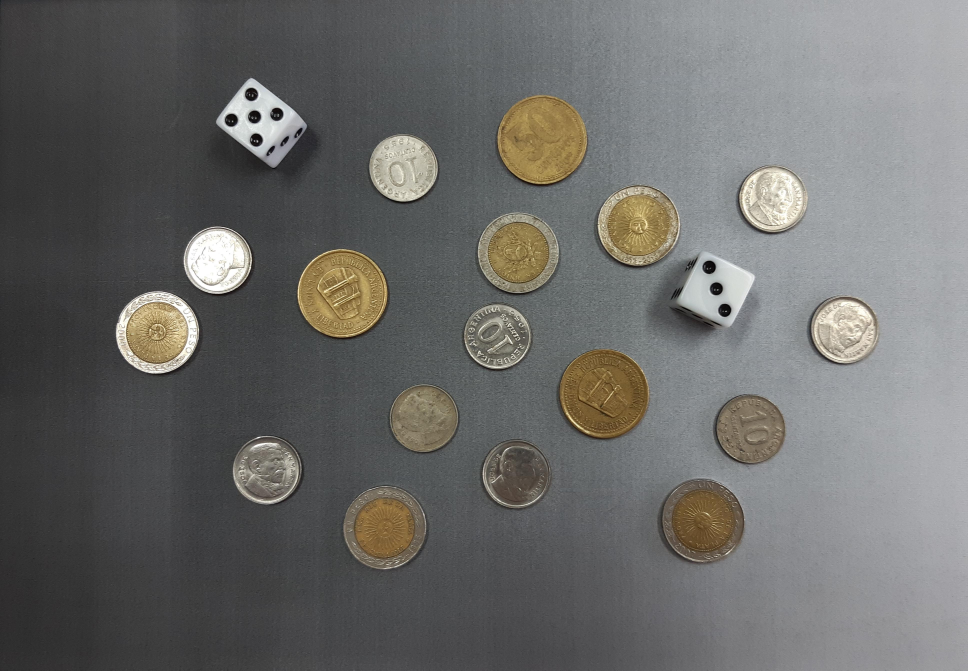
#> input picture TP2/monedas.jpg, 3871 x 2681 px, found by its file name (shown at 1/4 size)
$ python Tp2.py
#> lines starting #> are read from the running program, lines starting #| are printed output that depends on the picture; after the words box and inside, x2 and y2 are one past the last pixel; in counts of white or black regions, pixels touching at a corner belong together; long printed decimals are rounded
import cv2
import numpy as np
import matplotlib.pyplot as plt

def show(window_title,img_name):
    # Display the resulting edge image
    cv2.imshow(window_title, img_name)

    # Wait for a key press and then close the window
    key = cv2.waitKey(0)
    if key == 27:
        cv2.destroyAllWindows()

def imshow(img, new_fig=True, title=None, color_img=False, blocking=False, colorbar=True, ticks=False):
    if new_fig:
        plt.figure()
    if color_img:
        plt.imshow(img)
    else:
        plt.imshow(img, cmap='gray')
    plt.title(title)
    if not ticks:
        plt.xticks([]), plt.yticks([])
    if colorbar:
        plt.colorbar()
    if new_fig:
        plt.show(block=blocking)

# Load the image
img = cv2.imread('TP2/monedas.jpg')
#> img is the input picture: shape (2681, 3871, 3); mean B, G, R 105.5, 107.4, 107.5
img = cv2.cvtColor(img,cv2.COLOR_BGR2RGB)
# Get the size of the image
height, width, channels = img.shape
#> height = 2681; width = 3871; channels = 3

# Print the size of the image
print(f'The size of the image is {width}x{height} pixels with {channels} channels.')
#| The size of the image is 3871x2681 pixels with 3 channels.
relation = width/height
#> relation = 1.44
print(f'The relation of the image is {relation}')
#| The relation of the image is 1.444

# Resize the image to a specific size
width = 1440
height = int(width/relation)
#> height = 997

# Print the size of the image
print(f'The size of the image is {width}x{height} pixels with {channels} channels.')
#| The size of the image is 1440x997 pixels with 3 channels.

#resize image
# img = cv2.resize(img, (width, height))

# Convert the image to uint8 data type
img = img.astype(np.uint8)
# show('Imagen original',img)
# imshow(img,title='Imagen original')

# Apply Gaussian blur to the image
blurred_img = cv2.GaussianBlur(img, (31, 31), 0)
# show('blurred_img',blurred_img)
# imshow(blurred_img,title='Imagen con filtro pasabajos')
# Subtract the blurred image from the original image
edges = cv2.absdiff(img, blurred_img)
# show('bordes',edges)
# imshow(edges,title='bordes')
img_edge = cv2.add(img,edges)
# show('Imagen con bordes resaltados',img_edge)
# imshow(img_edge,title='Imagen original con bordes resaltados')
img_gray = cv2.cvtColor(img_edge, cv2.COLOR_BGR2GRAY)
# show('Imagen en gris',img_gray)
# imshow(img_gray,'Imagen en gris')
# Apply the Canny edge detection algorithm
img_edge = cv2.Canny(img_gray, 70, 250)
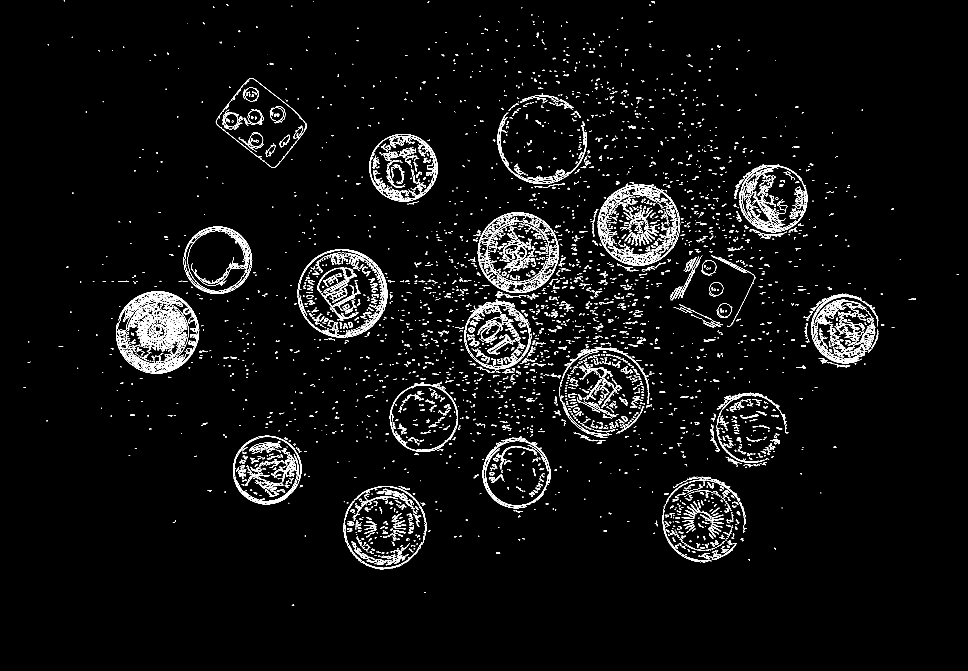
#> img_edge: shape (2681, 3871) (shown at 1/4 size); 2.2% white in thin lines or dots, all inside (x1, y1, x2, y2) = (95, 2, 3836, 2423)
# show('Edges',img_edge)
imshow(img_edge,title='Imagen con canny detection')
#> in imshow, `plt.show(block=blocking)`:
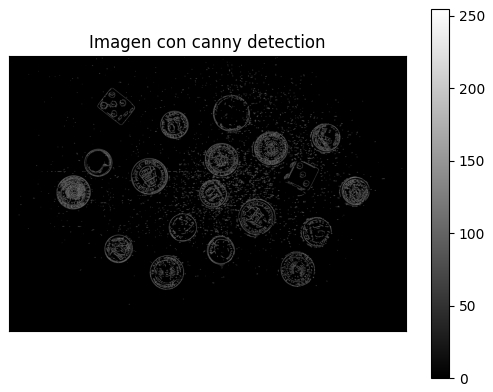
#> figure drawn by matplotlib, 2 panels
# Apply thresholding
retval, img_bw = cv2.threshold(img_edge, cv2.ADAPTIVE_THRESH_GAUSSIAN_C, 255, cv2.THRESH_BINARY)
#> retval = 1
imshow(img_bw,title='Imagen binarizada')
##################### IMAGEN EN GRIS Y ESCALADA ##########################################
#Define a kernel for the dilation
kernel = cv2.getStructuringElement(cv2.MORPH_ELLIPSE,(7,7))
img_dil = cv2.dilate(img_bw,kernel,iterations = 6)
#> img_dil: shape (2681, 3871); 30.6% white; 312 white regions, largest, box (x1, y1, x2, y2) and area: (1144, 134, 3276, 2087) 1693041, (420, 888, 1044, 1579) 189111, (2596, 1889, 3003, 2267) 112032
imshow(img_dil,title='Dilation')

# Create a rectangular structuring element
kernel2 = cv2.getStructuringElement(cv2.MORPH_RECT, (5, 5))

# Perform closing on the image using the structuring element
closed_image = cv2.morphologyEx(img_dil, cv2.MORPH_CLOSE, kernel2)
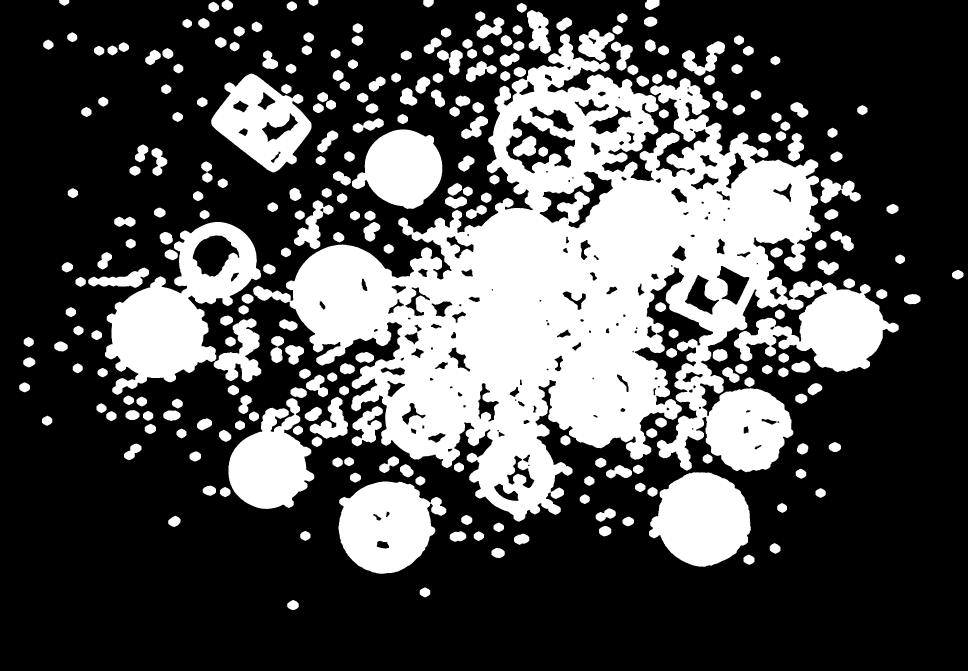
#> closed_image: shape (2681, 3871) (shown at 1/4 size); 30.7% white; 266 white regions, largest, box (x1, y1, x2, y2) and area: (1013, 134, 3595, 2087) 2000149, (420, 888, 1044, 1579) 189453, (2596, 1889, 3003, 2267) 112242
show('Imagen con clausura', closed_image)
#> (key Esc is pressed here)

# Find all connected components in the binary image
num_labels, labels, stats, centroids = cv2.connectedComponentsWithStats(closed_image)
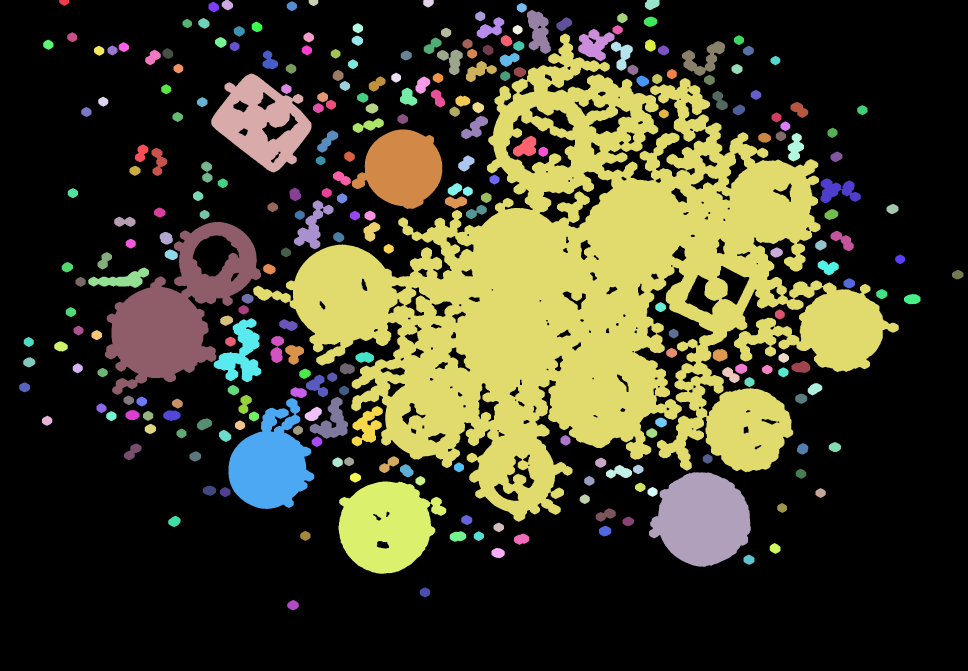
#> labels: shape (2681, 3871) int32 (shown at 1/4 size); 267 distinct labels, from 0 to 266; one colour per label, 0 black
#> num_labels = 267; stats = 267 rows, first 6: [0, 0, 3871, 2681, 7187906], [237, 0, 40, 23, 709], [887, 0, 45, 41, 1358], [1235, 0, 38, 25, 739], [1693, 0, 42, 30, 1014], [2580, 0, 58, 41, 1842]; centroids = 267 pairs, first value 98 to 3830.5, second value 8.74 to 2420.4

# Create a blank image to draw the filled components
img_filled = np.zeros_like(img)

# Loop through all components and fill them with a random color
for i in range(1, num_labels):
    mask = labels == i
    color = np.random.randint(0, 255, size=3).tolist()
    img_filled[mask] = color
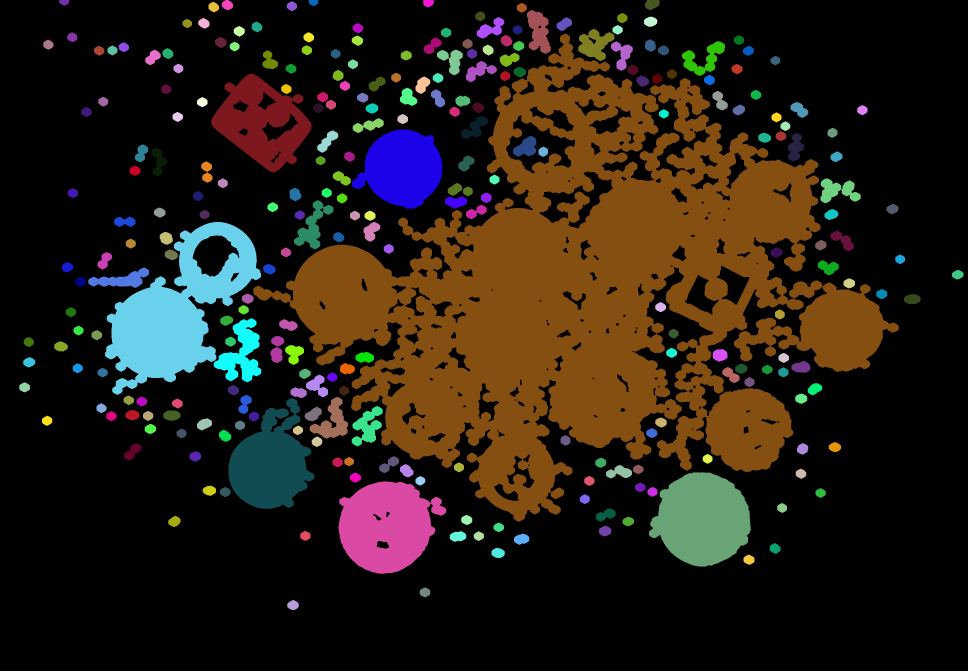
#> img_filled: shape (2681, 3871, 3) (shown at 1/4 size); mean of channels 0, 1, 2 19.8, 29.3, 37.9; drawn as B, G, R

show('Imagen final', img_filled)
#> (key Enter is pressed here)


### ACA VIENE EL IMFILL HAY QUE VER COMO HACER

# Define the seed point for flood filling
seed_point = (550, 550)

# Define the color for flood filling
fill_color = (255, 255, 255)

# Define the lower and upper difference thresholds for flood filling
lo_diff = (10, 10, 10)
up_diff = (10, 10, 10)

# Define the mask for flood filling
mask = np.zeros((img_dil.shape[0] + 2, img_dil.shape[1] + 2), np.uint8)

# Perform flood filling on the image
cv2.floodFill(img_dil, mask, seed_point, fill_color, lo_diff, up_diff)
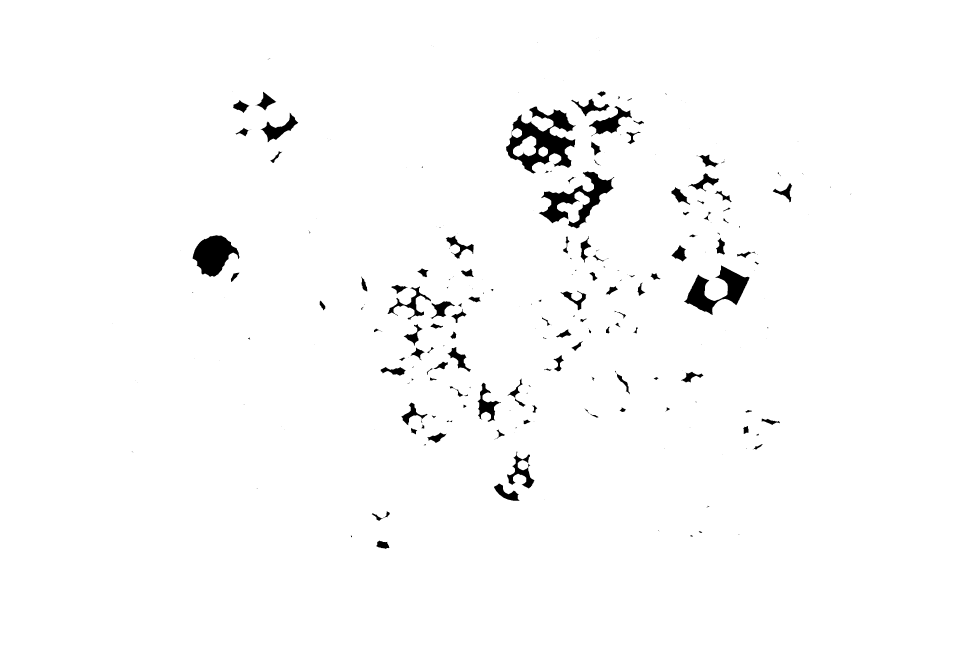
#> img_dil: shape (2681, 3871) (shown at 1/4 size); 98.1% white; 259 black regions (127 under 20 px), largest, box (x1, y1, x2, y2) and area: (2024, 426, 2304, 694) 31647, (2155, 685, 2457, 914) 21660, (2736, 1061, 2998, 1260) 19195

# Display the resulting binary image
show('Binary Image', img_dil)


blurred_image = cv2.GaussianBlur(img_gray, (13, 13), 1.7)
show('blurred', blurred_image)
# Apply adaptive thresholding to the blurred image
thresholded_image = cv2.adaptiveThreshold(blurred_image, 255, cv2.ADAPTIVE_THRESH_GAUSSIAN_C, cv2.THRESH_BINARY_INV, 15, 2)
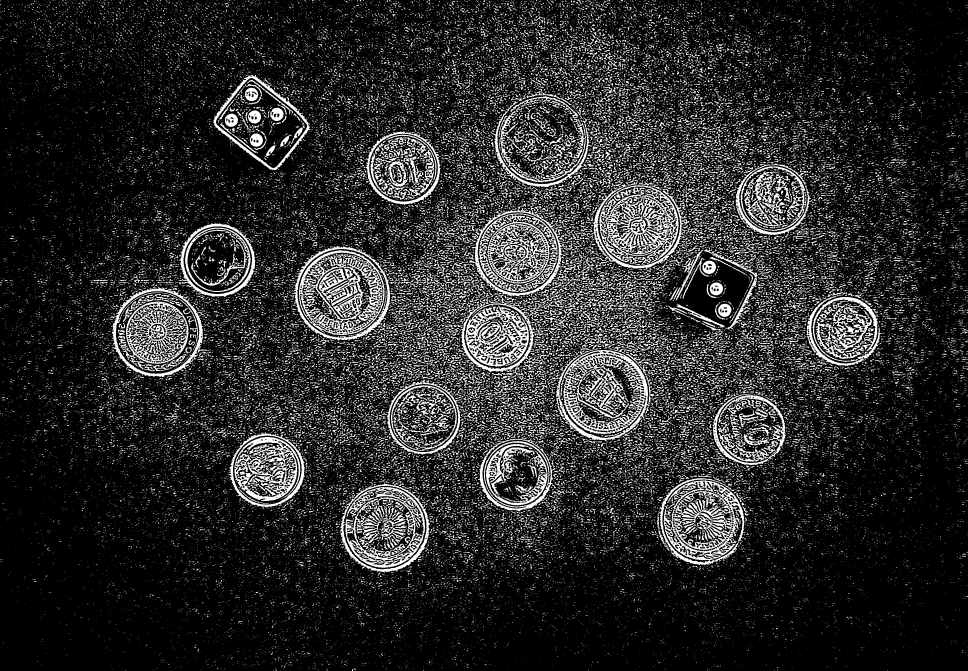
#> thresholded_image: shape (2681, 3871) (shown at 1/4 size); 16% white; 71097 white regions (59690 under 20 px), largest, box (x1, y1, x2, y2) and area: (1678, 810, 2329, 1505) 72450, (2346, 732, 2822, 1080) 53487, (2189, 1378, 2655, 1766) 52783
show('thresh', thresholded_image)
# Apply morphological operations to remove noise and fill holes

# Find contours in the binary image
#> (the run stopped early here; a loop or call above may not have finished)
